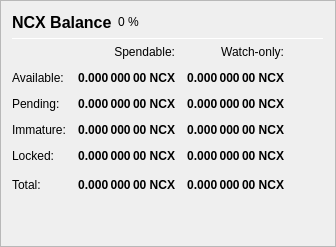
                   <widget class="QFrame" name="frame_Balances">
                    <property name="frameShape">
                     <enum>QFrame::StyledPanel</enum>
                    </property>
                    <property name="frameShadow">
                     <enum>QFrame::Raised</enum>
                    </property>
                    <layout class="QVBoxLayout" name="verticalLayout_4">
                     <item>
                      <layout class="QHBoxLayout" name="horizontalLayout_4">
                       <item>
                        <widget class="QLabel" name="label_5">
                         <property name="minimumSize">
                          <size>
                           <width>0</width>
                           <height>20</height>
                          </size>
                         </property>
                         <property name="font">
                          <font>
                           <pointsize>12</pointsize>
                           <weight>75</weight>
                           <bold>true</bold>
                          </font>
                         </property>
                         <property name="text">
                          <string>NCX Balance</string>
                         </property>
                        </widget>
                       </item>
                       <item>
                        <widget class="QLabel" name="labelNCXPercent">
                         <property name="text">
                          <string notr="true">0 %</string>
                         </property>
                        </widget>
                       </item>
                       <item>
                        <spacer name="horizontalSpacer_3">
                         <property name="orientation">
                          <enum>Qt::Horizontal</enum>
                         </property>
                         <property name="sizeHint" stdset="0">
                          <size>
                           <width>40</width>
                           <height>20</height>
                          </size>
                         </property>
                        </spacer>
                       </item>
                      </layout>
                     </item>
                     <item>
                      <widget class="Line" name="line_Balance">
                       <property name="minimumSize">
                        <size>
                         <width>0</width>
                         <height>1</height>
                        </size>
                       </property>
                       <property name="maximumSize">
                        <size>
                         <width>16777215</width>
                         <height>1</height>
                        </size>
                       </property>
                       <property name="orientation">
                        <enum>Qt::Horizontal</enum>
                       </property>
                      </widget>
                     </item>
                     <item>
                      <layout class="QGridLayout" name="gridLayout">
                       <property name="spacing">
                        <number>12</number>
                       </property>
                       <item row="0" column="1">
                        <widget class="QLabel" name="labelSpendable">
                         <property name="text">
                          <string>Spendable:</string>
                         </property>
                         <property name="alignment">
                          <set>Qt::AlignRight|Qt::AlignTrailing|Qt::AlignVCenter</set>
                         </property>
                        </widget>
                       </item>
                       <item row="0" column="2">
                        <widget class="QLabel" name="labelWatchonly">
                         <property name="text">
                          <string>Watch-only:</string>
                         </property>
                         <property name="alignment">
                          <set>Qt::AlignRight|Qt::AlignTrailing|Qt::AlignVCenter</set>
                         </property>
                        </widget>
                       </item>
                       <item row="1" column="0">
                        <widget class="QLabel" name="labelBalanceText">
                         <property name="text">
                          <string>Available:</string>
                         </property>
                        </widget>
                       </item>
                       <item row="1" column="1">
                        <widget class="QLabel" name="labelBalance">
                         <property name="font">
                          <font>
                           <weight>75</weight>
                           <bold>true</bold>
                          </font>
                         </property>
                         <property name="cursor">
                          <cursorShape>IBeamCursor</cursorShape>
                         </property>
                         <property name="toolTip">
                          <string>Your current spendable balance</string>
                         </property>
                         <property name="text">
                          <string notr="true">0.000 000 00 NCX</string>
                         </property>
                         <property name="alignment">
                          <set>Qt::AlignRight|Qt::AlignTrailing|Qt::AlignVCenter</set>
                         </property>
                         <property name="textInteractionFlags">
                          <set>Qt::LinksAccessibleByMouse|Qt::TextSelectableByKeyboard|Qt::TextSelectableByMouse</set>
                         </property>
                        </widget>
                       </item>
                       <item row="1" column="2">
                        <widget class="QLabel" name="labelWatchAvailable">
                         <property name="font">
                          <font>
                           <weight>75</weight>
                           <bold>true</bold>
                          </font>
                         </property>
                         <property name="cursor">
                          <cursorShape>IBeamCursor</cursorShape>
                         </property>
                         <property name="toolTip">
                          <string>Your current balance in watch-only addresses</string>
                         </property>
                         <property name="text">
                          <string notr="true">0.000 000 00 NCX</string>
                         </property>
                         <property name="alignment">
                          <set>Qt::AlignRight|Qt::AlignTrailing|Qt::AlignVCenter</set>
                         </property>
                         <property name="textInteractionFlags">
                          <set>Qt::LinksAccessibleByMouse|Qt::TextSelectableByKeyboard|Qt::TextSelectableByMouse</set>
                         </property>
                        </widget>
                       </item>
                       <item row="2" column="0">
                        <widget class="QLabel" name="labelPendingText">
                         <property name="text">
                          <string>Pending:</string>
                         </property>
                        </widget>
                       </item>
                       <item row="2" column="1">
                        <widget class="QLabel" name="labelUnconfirmed">
                         <property name="font">
                          <font>
                           <weight>75</weight>
                           <bold>true</bold>
                          </font>
                         </property>
                         <property name="cursor">
                          <cursorShape>IBeamCursor</cursorShape>
                         </property>
                         <property name="toolTip">
                          <string>Total of transactions that have yet to be confirmed, and do not yet count toward the spendable balance</string>
                         </property>
                         <property name="text">
                          <string notr="true">0.000 000 00 NCX</string>
                         </property>
                         <property name="alignment">
                          <set>Qt::AlignRight|Qt::AlignTrailing|Qt::AlignVCenter</set>
                         </property>
                         <property name="textInteractionFlags">
                          <set>Qt::LinksAccessibleByMouse|Qt::TextSelectableByKeyboard|Qt::TextSelectableByMouse</set>
                         </property>
                        </widget>
                       </item>
                       <item row="2" column="2">
                        <widget class="QLabel" name="labelWatchPending">
                         <property name="font">
                          <font>
                           <weight>75</weight>
                           <bold>true</bold>
                          </font>
                         </property>
                         <property name="cursor">
                          <cursorShape>IBeamCursor</cursorShape>
                         </property>
                         <property name="toolTip">
                          <string>Unconfirmed transactions to watch-only addresses</string>
                         </property>
                         <property name="text">
                          <string notr="true">0.000 000 00 NCX</string>
                         </property>
                         <property name="alignment">
                          <set>Qt::AlignRight|Qt::AlignTrailing|Qt::AlignVCenter</set>
                         </property>
                         <property name="textInteractionFlags">
                          <set>Qt::LinksAccessibleByMouse|Qt::TextSelectableByKeyboard|Qt::TextSelectableByMouse</set>
                         </property>
                        </widget>
                       </item>
                       <item row="3" column="0">
                        <widget class="QLabel" name="labelImmatureText">
                         <property name="text">
                          <string>Immature:</string>
                         </property>
                        </widget>
                       </item>
                       <item row="3" column="1">
                        <widget class="QLabel" name="labelImmature">
                         <property name="font">
                          <font>
                           <weight>75</weight>
                           <bold>true</bold>
                          </font>
                         </property>
                         <property name="cursor">
                          <cursorShape>IBeamCursor</cursorShape>
                         </property>
                         <property name="toolTip">
                          <string>Staked or masternode rewards that has not yet matured</string>
                         </property>
                         <property name="text">
                          <string notr="true">0.000 000 00 NCX</string>
                         </property>
                         <property name="alignment">
                          <set>Qt::AlignRight|Qt::AlignTrailing|Qt::AlignVCenter</set>
                         </property>
                         <property name="textInteractionFlags">
                          <set>Qt::LinksAccessibleByMouse|Qt::TextSelectableByKeyboard|Qt::TextSelectableByMouse</set>
                         </property>
                        </widget>
                       </item>
                       <item row="3" column="2">
                        <widget class="QLabel" name="labelWatchImmature">
                         <property name="font">
                          <font>
                           <weight>75</weight>
                           <bold>true</bold>
                          </font>
                         </property>
                         <property name="cursor">
                          <cursorShape>IBeamCursor</cursorShape>
                         </property>
                         <property name="toolTip">
                          <string>Staked or masternode rewards in watch-only addresses that has not yet matured</string>
                         </property>
                         <property name="text">
                          <string notr="true">0.000 000 00 NCX</string>
                         </property>
                         <property name="alignment">
                          <set>Qt::AlignRight|Qt::AlignTrailing|Qt::AlignVCenter</set>
                         </property>
                         <property name="textInteractionFlags">
                          <set>Qt::LinksAccessibleByMouse|Qt::TextSelectableByKeyboard|Qt::TextSelectableByMouse</set>
                         </property>
                        </widget>
                       </item>
                       <item row="4" column="0">
                        <widget class="QLabel" name="labelLockedBalanceText">
                         <property name="toolTip">
                          <string>Locked NCX or Masternode collaterals. These are excluded from zNCX minting.</string>
                         </property>
                         <property name="text">
                          <string>Locked:</string>
                         </property>
                        </widget>
                       </item>
                       <item row="4" column="1">
                        <widget class="QLabel" name="labelLockedBalance">
                         <property name="font">
                          <font>
                           <weight>75</weight>
                           <bold>true</bold>
                          </font>
                         </property>
                         <property name="cursor">
                          <cursorShape>IBeamCursor</cursorShape>
                         </property>
                         <property name="toolTip">
                          <string>Locked NCX or Masternode collaterals. These are excluded from zNCX minting.</string>
                         </property>
                         <property name="text">
                          <string notr="true">0.000 000 00 NCX</string>
                         </property>
                         <property name="alignment">
                          <set>Qt::AlignRight|Qt::AlignTrailing|Qt::AlignVCenter</set>
                         </property>
                         <property name="textInteractionFlags">
                          <set>Qt::LinksAccessibleByMouse|Qt::TextSelectableByKeyboard|Qt::TextSelectableByMouse</set>
                         </property>
                        </widget>
                       </item>
                       <item row="4" column="2">
                        <widget class="QLabel" name="labelWatchLocked">
                         <property name="font">
                          <font>
                           <weight>75</weight>
                           <bold>true</bold>
                          </font>
                         </property>
                         <property name="cursor">
                          <cursorShape>IBeamCursor</cursorShape>
                         </property>
                         <property name="toolTip">
                          <string>Current locked balance in watch-only addresses</string>
                         </property>
                         <property name="text">
                          <string notr="true">0.000 000 00 NCX</string>
                         </property>
                         <property name="alignment">
                          <set>Qt::AlignRight|Qt::AlignTrailing|Qt::AlignVCenter</set>
                         </property>
                         <property name="textInteractionFlags">
                          <set>Qt::LinksAccessibleByMouse|Qt::TextSelectableByKeyboard|Qt::TextSelectableByMouse</set>
                         </property>
                        </widget>
                       </item>
                       <item row="5" column="0">
                        <widget class="QLabel" name="labelTotalText">
                         <property name="text">
                          <string>Total:</string>
                         </property>
                         <property name="toolTip">
                          <string>Your current NodeCircle balance, unconfirmed and immature transactions included</string>
                         </property>
                        </widget>
                       </item>
                       <item row="5" column="1">
                        <widget class="QLabel" name="labelTotal">
                         <property name="font">
                          <font>
                           <weight>75</weight>
                           <bold>true</bold>
                          </font>
                         </property>
                         <property name="cursor">
                          <cursorShape>IBeamCursor</cursorShape>
                         </property>
                         <property name="toolTip">
                          <string>Your current NodeCircle balance, unconfirmed and immature transactions included</string>
                         </property>
                         <property name="text">
                          <string notr="true">0.000 000 00 NCX</string>
                         </property>
                         <property name="alignment">
                          <set>Qt::AlignRight|Qt::AlignTrailing|Qt::AlignVCenter</set>
                         </property>
                         <property name="textInteractionFlags">
                          <set>Qt::LinksAccessibleByMouse|Qt::TextSelectableByKeyboard|Qt::TextSelectableByMouse</set>
                         </property>
                        </widget>
                       </item>
                       <item row="5" column="2">
                        <widget class="QLabel" name="labelWatchTotal">
                         <property name="font">
                          <font>
                           <weight>75</weight>
                           <bold>true</bold>
                          </font>
                         </property>
                         <property name="cursor">
                          <cursorShape>IBeamCursor</cursorShape>
                         </property>
                         <property name="toolTip">
                          <string>Current total balance in watch-only addresses</string>
                         </property>
                         <property name="text">
                          <string notr="true">0.000 000 00 NCX</string>
                         </property>
                         <property name="alignment">
                          <set>Qt::AlignRight|Qt::AlignTrailing|Qt::AlignVCenter</set>
                         </property>
                         <property name="textInteractionFlags">
                          <set>Qt::LinksAccessibleByMouse|Qt::TextSelectableByKeyboard|Qt::TextSelectableByMouse</set>
                         </property>
                        </widget>
                       </item>
                       <item row="5" column="3">
                        <spacer name="horizontalSpacer_9">
                         <property name="orientation">
                          <enum>Qt::Horizontal</enum>
                         </property>
                         <property name="sizeHint" stdset="0">
                          <size>
                           <width>40</width>
                           <height>20</height>
                          </size>
                         </property>
                        </spacer>
                       </item>
                      </layout>
                     </item>
                     <item>
                      <spacer name="verticalSpacer_3">
                       <property name="orientation">
                        <enum>Qt::Vertical</enum>
                       </property>
                       <property name="sizeHint" stdset="0">
                        <size>
                         <width>20</width>
                         <height>40</height>
                        </size>
                       </property>
                      </spacer>
                     </item>
                    </layout>
                   </widget>
